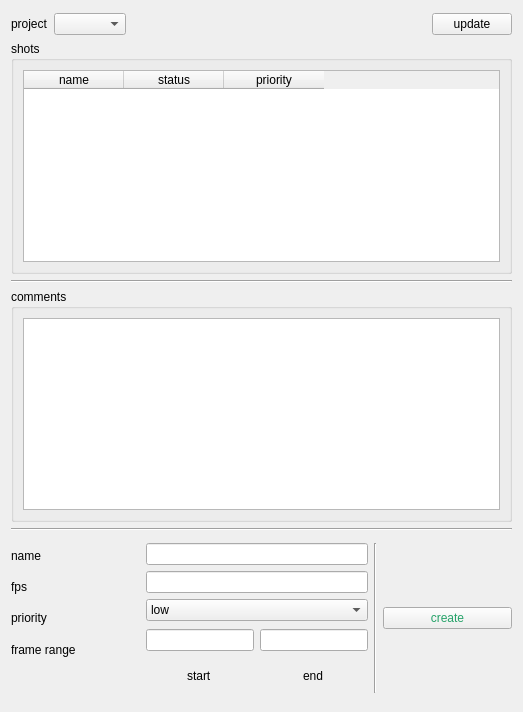
           <widget class="QWidget" name="shots_tab">
            <attribute name="title">
             <string>Shots</string>
            </attribute>
            <layout class="QVBoxLayout" name="verticalLayout_8">
             <item>
              <layout class="QVBoxLayout" name="verticalLayout_5">
               <property name="topMargin">
                <number>2</number>
               </property>
               <property name="bottomMargin">
                <number>2</number>
               </property>
               <item>
                <layout class="QHBoxLayout" name="horizontalLayout_7">
                 <item>
                  <widget class="QLabel" name="label_6">
                   <property name="sizePolicy">
                    <sizepolicy hsizetype="Fixed" vsizetype="Preferred">
                     <horstretch>0</horstretch>
                     <verstretch>0</verstretch>
                    </sizepolicy>
                   </property>
                   <property name="text">
                    <string>project</string>
                   </property>
                  </widget>
                 </item>
                 <item>
                  <widget class="QComboBox" name="shots_project_comboBox"/>
                 </item>
                 <item>
                  <spacer name="horizontalSpacer">
                   <property name="orientation">
                    <enum>Qt::Orientation::Horizontal</enum>
                   </property>
                   <property name="sizeType">
                    <enum>QSizePolicy::Policy::Fixed</enum>
                   </property>
                   <property name="sizeHint" stdset="0">
                    <size>
                     <width>300</width>
                     <height>20</height>
                    </size>
                   </property>
                  </spacer>
                 </item>
                 <item>
                  <widget class="QPushButton" name="shots_update_pushButton">
                   <property name="styleSheet">
                    <string notr="true"/>
                   </property>
                   <property name="text">
                    <string>update</string>
                   </property>
                  </widget>
                 </item>
                </layout>
               </item>
               <item>
                <widget class="QGroupBox" name="groupBox_2">
                 <property name="title">
                  <string>shots</string>
                 </property>
                 <layout class="QHBoxLayout" name="horizontalLayout_11">
                  <item>
                   <widget class="QTableWidget" name="shots_manager_tableWidget">
                    <column>
                     <property name="text">
                      <string>name</string>
                     </property>
                    </column>
                    <column>
                     <property name="text">
                      <string>status</string>
                     </property>
                    </column>
                    <column>
                     <property name="text">
                      <string>priority</string>
                     </property>
                    </column>
                   </widget>
                  </item>
                 </layout>
                </widget>
               </item>
               <item>
                <widget class="Line" name="line_6">
                 <property name="orientation">
                  <enum>Qt::Orientation::Horizontal</enum>
                 </property>
                </widget>
               </item>
               <item>
                <widget class="QGroupBox" name="groupBox_3">
                 <property name="title">
                  <string>comments</string>
                 </property>
                 <layout class="QVBoxLayout" name="verticalLayout_10">
                  <item>
                   <widget class="QListWidget" name="coments_manager_listWidget"/>
                  </item>
                 </layout>
                </widget>
               </item>
               <item>
                <widget class="Line" name="line_7">
                 <property name="orientation">
                  <enum>Qt::Orientation::Horizontal</enum>
                 </property>
                </widget>
               </item>
               <item>
                <layout class="QHBoxLayout" name="horizontalLayout_8">
                 <property name="topMargin">
                  <number>6</number>
                 </property>
                 <property name="bottomMargin">
                  <number>6</number>
                 </property>
                 <item>
                  <layout class="QVBoxLayout" name="verticalLayout_11">
                   <item>
                    <widget class="QLabel" name="name_label">
                     <property name="text">
                      <string>name</string>
                     </property>
                    </widget>
                   </item>
                   <item>
                    <widget class="QLabel" name="fps_label_9">
                     <property name="text">
                      <string>fps</string>
                     </property>
                    </widget>
                   </item>
                   <item>
                    <widget class="QLabel" name="prio_label_10">
                     <property name="text">
                      <string>priority</string>
                     </property>
                    </widget>
                   </item>
                   <item>
                    <widget class="QLabel" name="label_7">
                     <property name="text">
                      <string>frame range</string>
                     </property>
                    </widget>
                   </item>
                   <item>
                    <widget class="QLabel" name="label_12">
                     <property name="text">
                      <string/>
                     </property>
                    </widget>
                   </item>
                  </layout>
                 </item>
                 <item>
                  <layout class="QVBoxLayout" name="verticalLayout_12">
                   <item>
                    <widget class="QLineEdit" name="name_shot_lineEdit">
                     <property name="sizePolicy">
                      <sizepolicy hsizetype="Minimum" vsizetype="Fixed">
                       <horstretch>0</horstretch>
                       <verstretch>0</verstretch>
                      </sizepolicy>
                     </property>
                    </widget>
                   </item>
                   <item>
                    <widget class="QLineEdit" name="fps_shots_lineEdit">
                     <property name="sizePolicy">
                      <sizepolicy hsizetype="Minimum" vsizetype="Fixed">
                       <horstretch>0</horstretch>
                       <verstretch>0</verstretch>
                      </sizepolicy>
                     </property>
                    </widget>
                   </item>
                   <item>
                    <widget class="QComboBox" name="priority_shots_comboBox">
                     <item>
                      <property name="text">
                       <string>low</string>
                      </property>
                     </item>
                     <item>
                      <property name="text">
                       <string>mid</string>
                      </property>
                     </item>
                     <item>
                      <property name="text">
                       <string>on fire</string>
                      </property>
                     </item>
                    </widget>
                   </item>
                   <item>
                    <layout class="QHBoxLayout" name="horizontalLayout_9">
                     <property name="topMargin">
                      <number>2</number>
                     </property>
                     <property name="bottomMargin">
                      <number>2</number>
                     </property>
                     <item>
                      <widget class="QLineEdit" name="start_shots_lineEdit">
                       <property name="sizePolicy">
                        <sizepolicy hsizetype="Minimum" vsizetype="Fixed">
                         <horstretch>0</horstretch>
                         <verstretch>0</verstretch>
                        </sizepolicy>
                       </property>
                       <property name="toolTip">
                        <string>&lt;html&gt;&lt;head/&gt;&lt;body&gt;&lt;p&gt;start frame of the shot&lt;/p&gt;&lt;/body&gt;&lt;/html&gt;</string>
                       </property>
                      </widget>
                     </item>
                     <item>
                      <widget class="QLineEdit" name="end_shots_lineEdit">
                       <property name="sizePolicy">
                        <sizepolicy hsizetype="Minimum" vsizetype="Fixed">
                         <horstretch>0</horstretch>
                         <verstretch>0</verstretch>
                        </sizepolicy>
                       </property>
                       <property name="toolTip">
                        <string>&lt;html&gt;&lt;head/&gt;&lt;body&gt;&lt;p&gt;end frame of the shot&lt;/p&gt;&lt;/body&gt;&lt;/html&gt;</string>
                       </property>
                      </widget>
                     </item>
                    </layout>
                   </item>
                   <item>
                    <layout class="QHBoxLayout" name="horizontalLayout_17">
                     <property name="topMargin">
                      <number>10</number>
                     </property>
                     <property name="bottomMargin">
                      <number>10</number>
                     </property>
                     <item alignment="Qt::AlignmentFlag::AlignHCenter">
                      <widget class="QLabel" name="label_13">
                       <property name="text">
                        <string>start</string>
                       </property>
                      </widget>
                     </item>
                     <item alignment="Qt::AlignmentFlag::AlignHCenter">
                      <widget class="QLabel" name="label_14">
                       <property name="text">
                        <string>end</string>
                       </property>
                      </widget>
                     </item>
                    </layout>
                   </item>
                  </layout>
                 </item>
                 <item>
                  <widget class="Line" name="line_5">
                   <property name="orientation">
                    <enum>Qt::Orientation::Vertical</enum>
                   </property>
                  </widget>
                 </item>
                 <item>
                  <widget class="QPushButton" name="shot_create_pushButton">
                   <property name="sizePolicy">
                    <sizepolicy hsizetype="Minimum" vsizetype="Fixed">
                     <horstretch>0</horstretch>
                     <verstretch>0</verstretch>
                    </sizepolicy>
                   </property>
                   <property name="styleSheet">
                    <string notr="true">color: rgb(38, 162, 105);</string>
                   </property>
                   <property name="text">
                    <string>create</string>
                   </property>
                  </widget>
                 </item>
                </layout>
               </item>
              </layout>
             </item>
            </layout>
           </widget>
